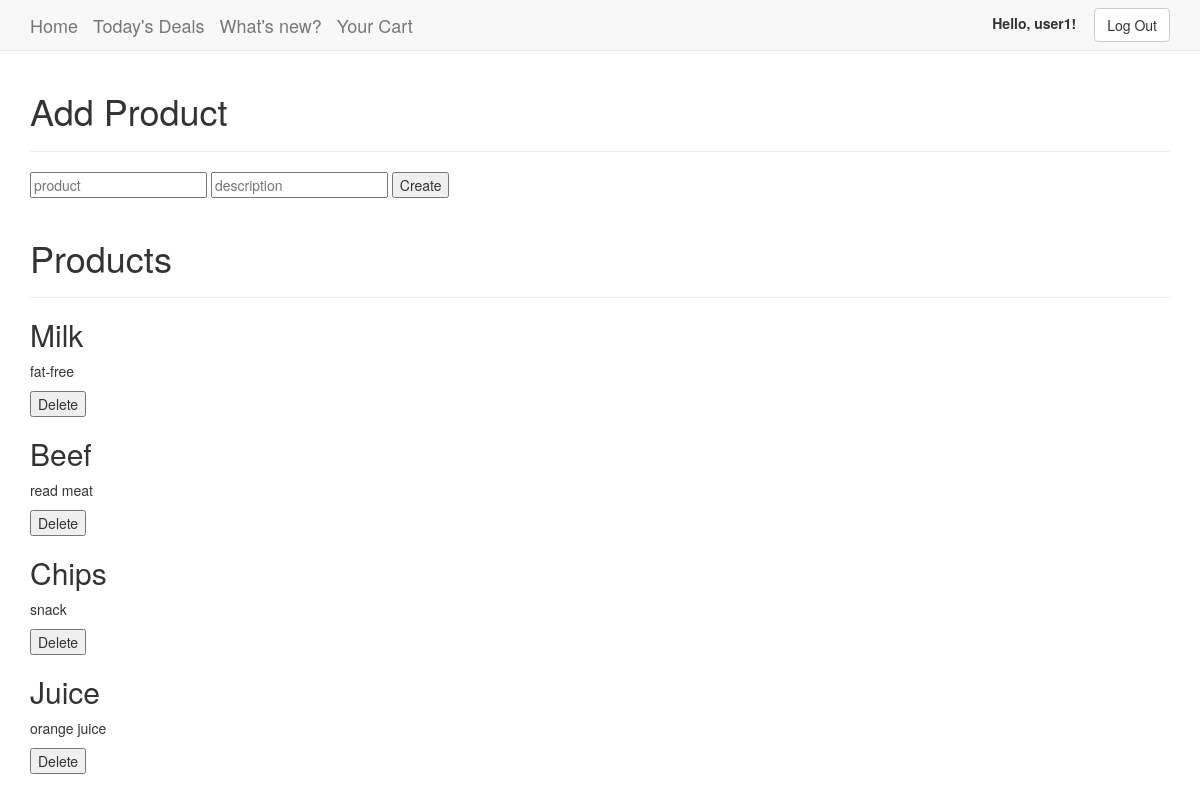
The page /MySales/products/admin/ (signed in) on the database its author committed.
### products/models.py (models this page shows, shortened)
class Product(models.Model):
	name = models.CharField(max_length = 200)
	description = models.CharField(max_length = 1000)

### products/views.py (the view)
def admin(request):
	products = Product.objects.all()
	return render(request, 'admin-products.html', {'products': products,})

### templates/admin-products.html (shortened to what this page needs)
{% extends 'home.html' %}
{% block function1 %}
	<div class="container" id="new-product">
	    <h1>Add Product</h1>
	    <hr>
	    <input type="text" id="product-name" placeholder="product"/>
	    <input type="text" id="product-description" placeholder="description"/>
	    <input type="submit" id="create-product" value="Create"/>
	</div>
	<br>
{% endblock function1 %}
{% block function2 %}
	<button class="ajax-delete" id="{{p.pk}}">Delete</button>
{% endblock function2 %}

### templates/home.html (shortened to what this page needs)
{% extends 'base.html' %}
{% block body %}
{% block function1 %}
{% endblock function1 %}
<div class="container" id="product-list">
    <h1>Products</h1>
    <hr>
    {% for p in products %}
    <div class="p" product="{{p.id}}">
        <h2>{{p.name}}</h2>
        <p>{{p.description}}</p>
        {% block function2 %}{% endblock function2 %}
    </div>
    {% endfor %}
</div>
{% endblock body %}

### templates/base.html (shortened to what this page needs)
<!DOCTYPE html>
<html>
<head>
    <link rel="stylesheet" href="https://maxcdn.bootstrapcdn.com/bootstrap/3.3.7/css/bootstrap.min.css">
</head>
<body>
    <nav class="navbar navbar-default navbar-static-top" role="navigation">
        <div class="container">
            <div class="navbar-header">
                <a class="navbar-brand" href="{%url 'home'%}">Home</a>
                <a class="navbar-brand" href="#">Today's Deals</a>
                <a class="navbar-brand" href="#">What's new?</a>
                {% if user.is_authenticated %}
                <a class="navbar-brand" id="my-cart" href="{% url 'mycart' user.customer.pk%}">Your Cart</a>
                {% endif %}
            </div>
            <div>
                <form class="navbar-right navbar-form" method="post" action="{% url 'logout' %}">
                    {% if user.is_authenticated %}
                    <label for="greet">Hello, {{user.username}}!&emsp;</label>
                    <button class="btn btn-default" type="submit">Log Out</button>
                    {% else %}
                    <a class="btn btn-default" href="{% url 'signup' %}">Sign Up</a>
                    <a class="btn btn-default" href="{% url 'login' %}">Log In</a>
                    {% endif %}
                </form>
            </div>
        </div>
    </nav>
    {% block body %}
    {% endblock body %}
    {% block script %}
        {% load staticfiles %}
    {% endblock script %}
</body>
</html>

### templates/base.html (style rules this page uses)
body { background-color: lightyellow; }

### rows shown on the page
Product: name "Milk", description "fat-free"
Product: name "Beef", description "read meat"
Product: name "Chips", description "snack"
Product: name "Juice", description "orange juice"

### other values the page prints
{{ user.username }} "user1"
